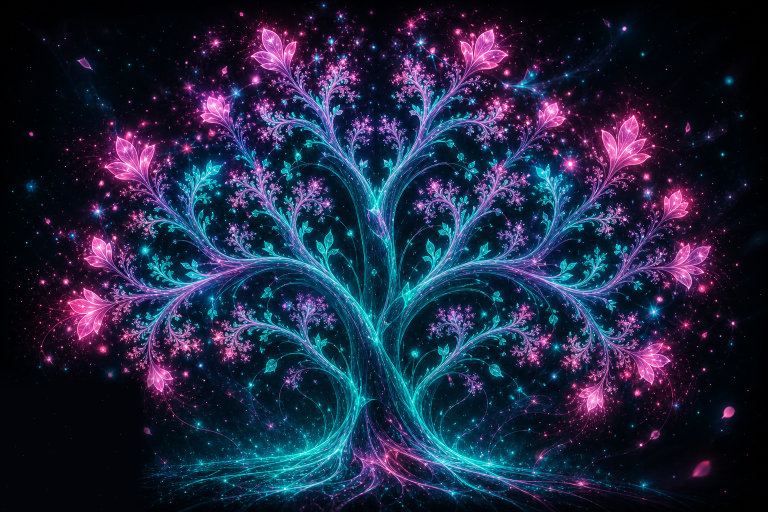
#> input picture src/audio_visualizer/assets/fractal_tree.png, 1536 x 1024 px (shown at 1/2 size)
$ python prep_icon.py ../src/audio_visualizer/assets/fractal_tree.png
#> lines starting #> are read from the running program, lines starting #| are printed output that depends on the picture; after the words box and inside, x2 and y2 are one past the last pixel; in counts of white or black regions, pixels touching at a corner belong together
"""Bake the RenK app icon from a source artwork PNG (one-off asset tool).

Center-crops the source to a square, rounds the corners (transparent outside the
badge), and writes:

* ``src/audio_visualizer/assets/renk_icon.png`` - 256px window/taskbar icon.
* ``assets/icon.ico`` - multi-size icon PyInstaller bakes into the .exe.

Usage::

    .venv/Scripts/python tools/prep_icon.py [SOURCE.png]

Requires Pillow (dev-only; not a runtime dependency). Re-run only when the source
artwork changes.
"""

from __future__ import annotations

import sys
from pathlib import Path

from PIL import Image, ImageDraw

_REPO = Path(__file__).resolve().parent.parent
_PNG_OUT = _REPO / "src" / "audio_visualizer" / "assets" / "renk_icon.png"
_ICO_OUT = _REPO / "assets" / "icon.ico"
_ICO_SIZES = [16, 24, 32, 48, 64, 128, 256]
_CORNER_RADIUS_FRAC = 0.22  # rounded-square corner radius as a fraction of the side


def _square_crop(img: Image.Image) -> Image.Image:
    side = min(img.size)
#> side = 1024
    left = (img.width - side) // 2
#> left = 256
    top = (img.height - side) // 2
#> top = 0
    return img.crop((left, top, left + side, top + side))
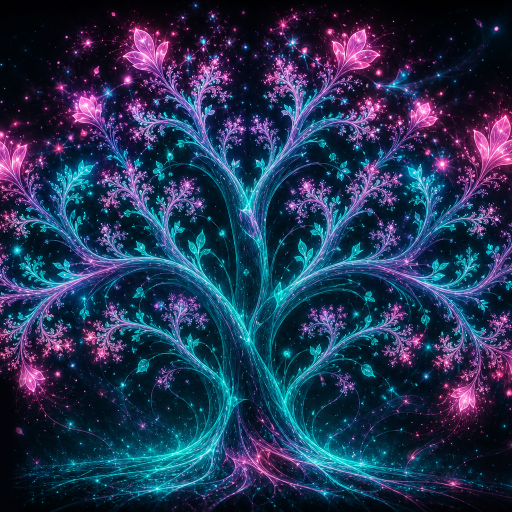
#> returned value: PIL image 1024x1024 RGBA (shown at 1/2 size); mean R, G, B, A 36, 51.8, 82.8, 255


def _round_corners(img: Image.Image) -> Image.Image:
    """Return ``img`` (RGBA) with a rounded-square alpha mask applied."""
    size = img.size[0]
#> size = 256
    radius = int(size * _CORNER_RADIUS_FRAC)
#> radius = 56
    mask = Image.new("L", (size, size), 0)
#> mask: PIL image 256x256 L; every value is 0
    ImageDraw.Draw(mask).rounded_rectangle((0, 0, size - 1, size - 1), radius, fill=255)
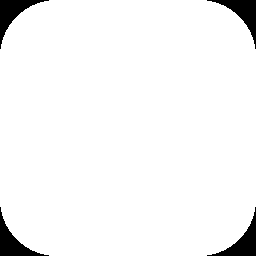
#> mask: PIL image 256x256 L; 95.8% white; 4 black regions, box (x1, y1, x2, y2) and area: (0, 0, 49, 49) 691, (207, 0, 256, 49) 691, (0, 207, 49, 256) 691, (207, 207, 256, 256) 691
    out = img.convert("RGBA")
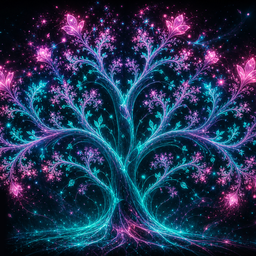
#> out: PIL image 256x256 RGBA; mean R, G, B, A 36.1, 51.8, 82.8, 255
    out.putalpha(mask)
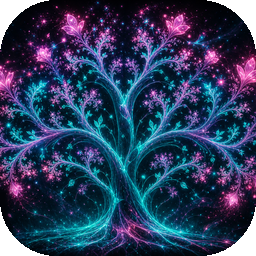
#> out: PIL image 256x256 RGBA; mean R, G, B, A 36.1, 51.8, 82.8, 244.2; transparent parts drawn white
    return out


def main() -> int:
    if len(sys.argv) < 2:
        print("usage: prep_icon.py SOURCE.png", file=sys.stderr)
        return 2
    src = Image.open(sys.argv[1]).convert("RGBA")
    square = _round_corners(_square_crop(src).resize((256, 256), Image.LANCZOS))

    _PNG_OUT.parent.mkdir(parents=True, exist_ok=True)
    _ICO_OUT.parent.mkdir(parents=True, exist_ok=True)
    square.save(_PNG_OUT)
    square.save(_ICO_OUT, sizes=[(s, s) for s in _ICO_SIZES])
    print(f"wrote {_PNG_OUT}")
    print(f"wrote {_ICO_OUT}")
    return 0


if __name__ == "__main__":
    raise SystemExit(main())
#> (the program exits here)

$ run again, on assets/concept-art/concept-01-aurora.png
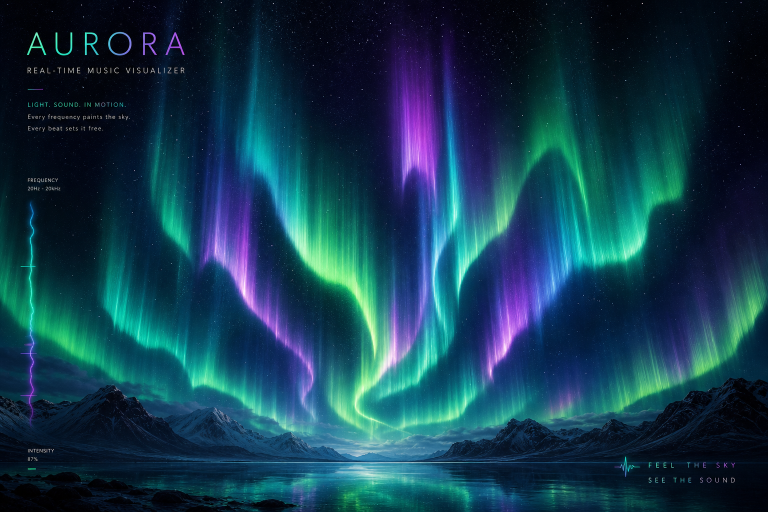
#> input picture assets/concept-art/concept-01-aurora.png, 1536 x 1024 px (shown at 1/2 size)
#> in _square_crop, `return img.crop((left, top, left + side, top + side))`:
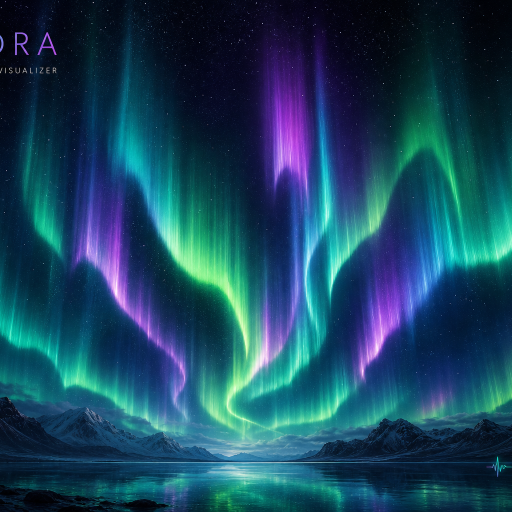
#> returned value: PIL image 1024x1024 RGBA (shown at 1/2 size); mean R, G, B, A 25.3, 69.8, 93.6, 255
#> size = 256
#> radius = 56
#> in _round_corners, `out.putalpha(mask)`:
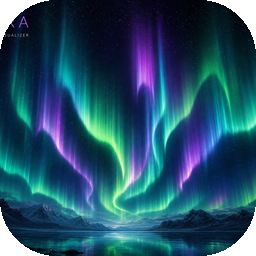
#> out: PIL image 256x256 RGBA; mean R, G, B, A 25.3, 69.9, 93.6, 244.2; transparent parts drawn white

$ run again, on assets/concept-art/concept-02-hyperspace.png
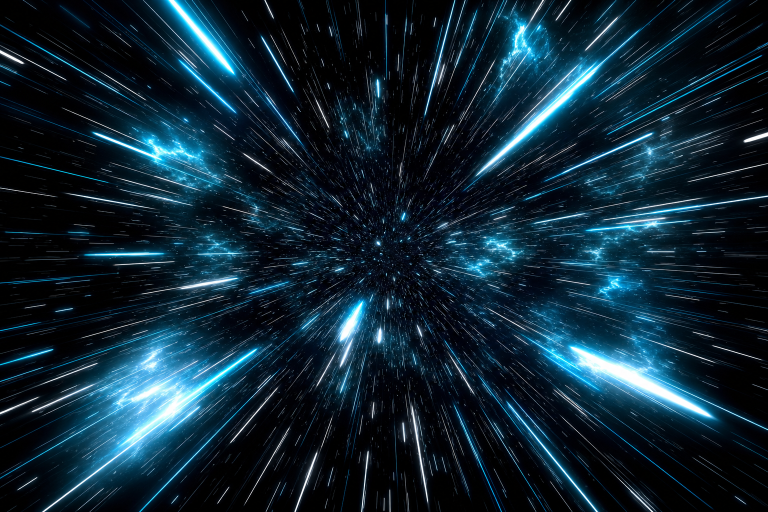
#> input picture assets/concept-art/concept-02-hyperspace.png, 1536 x 1024 px (shown at 1/2 size)
#> in _square_crop, `return img.crop((left, top, left + side, top + side))`:
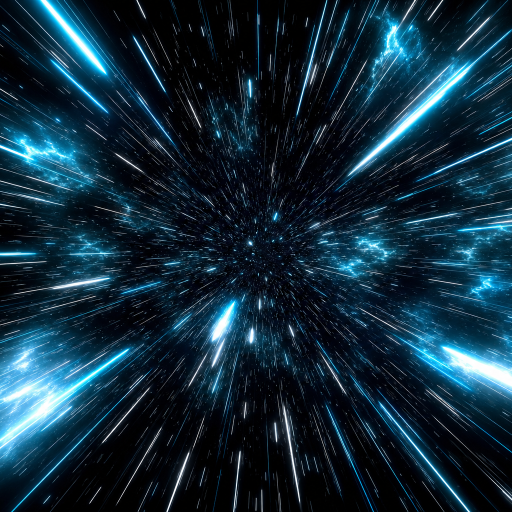
#> returned value: PIL image 1024x1024 RGBA (shown at 1/2 size); mean R, G, B, A 18.2, 44.3, 59.7, 255
#> size = 256
#> radius = 56
#> in _round_corners, `out.putalpha(mask)`:
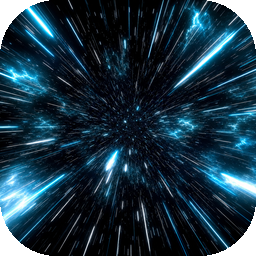
#> out: PIL image 256x256 RGBA; mean R, G, B, A 18.5, 44.4, 59.7, 244.2; transparent parts drawn white
